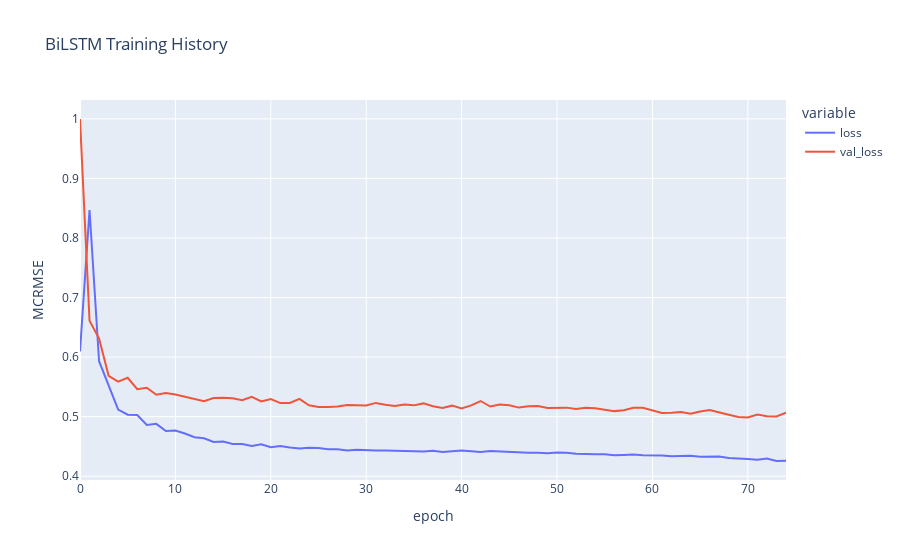

The notebook cell this image was saved under:
### Code cell
fig_bi_lstm = px.line(
    history_bi_lstm.history, 
    y=['loss', 'val_loss'],
    labels={'index': 'epoch', 'value': 'MCRMSE'}, 
    title='BiLSTM Training History'
)
fig_bi_lstm.show()

### Figure 1 — Plotly figure (JSON) as saved in the notebook; plotly's stock layout.template omitted (floating-point values rounded to 4 significant figures)
{"data": [{"hovertemplate": "variable=loss<br>epoch=%{x}<br>MCRMSE=%{y}<extra></extra>", "legendgroup": "loss", "line": {"color": "#636efa", "dash": "solid"}, "mode": "lines", "name": "loss", "orientation": "v", "showlegend": true, "type": "scatter", "x": [0, 1, 2, 3, 4, 5, 6, 7, 8, 9, 10, 11, 12, 13, 14, 15, 16, 17, 18, 19, 20, 21, 22, 23, 24, 25, 26, 27, 28, 29, 30, 31, 32, 33, 34, 35, 36, 37, 38, 39, 40, 41, 42, 43, 44, 45, 46, 47, 48, 49, 50, 51, 52, 53, 54, 55, 56, 57, 58, 59, 60, 61, 62, 63, 64, 65, 66, 67, 68, 69, 70, 71, 72, 73, 74], "xaxis": "x", "y": [0.6095, 0.8469, 0.593, 0.5522, 0.5119, 0.5033, 0.5026, 0.4861, 0.4879, 0.476, 0.4767, 0.4716, 0.4654, 0.4638, 0.4574, 0.4581, 0.4542, 0.4539, 0.4505, 0.4534, 0.4485, 0.4508, 0.448, 0.4465, 0.4477, 0.4474, 0.4454, 0.4453, 0.4432, 0.4445, 0.4435, 0.4431, 0.443, 0.4426, 0.4431, 0.4415, 0.4415, 0.4427, 0.4406, 0.4418, 0.4431, 0.442, 0.4407, 0.4423, 0.4414, 0.4403, 0.4394, 0.4395, 0.4394, 0.4386, 0.4398, 0.4395, 0.4378, 0.437, 0.437, 0.4369, 0.4354, 0.4356, 0.4362, 0.4351, 0.4351, 0.4349, 0.4336, 0.4346, 0.4345, 0.4328, 0.4324, 0.4329, 0.4307, 0.4303, 0.4289, 0.4276, 0.4295, 0.4255, 0.4261], "yaxis": "y"}, {"hovertemplate": "variable=val_loss<br>epoch=%{x}<br>MCRMSE=%{y}<extra></extra>", "legendgroup": "val_loss", "line": {"color": "#EF553B", "dash": "solid"}, "mode": "lines", "name": "val_loss", "orientation": "v", "showlegend": true, "type": "scatter", "x": [0, 1, 2, 3, 4, 5, 6, 7, 8, 9, 10, 11, 12, 13, 14, 15, 16, 17, 18, 19, 20, 21, 22, 23, 24, 25, 26, 27, 28, 29, 30, 31, 32, 33, 34, 35, 36, 37, 38, 39, 40, 41, 42, 43, 44, 45, 46, 47, 48, 49, 50, 51, 52, 53, 54, 55, 56, 57, 58, 59, 60, 61, 62, 63, 64, 65, 66, 67, 68, 69, 70, 71, 72, 73, 74], "xaxis": "x", "y": [0.9998, 0.6611, 0.6311, 0.5685, 0.5588, 0.5653, 0.5462, 0.5486, 0.5367, 0.5396, 0.537, 0.5334, 0.5304, 0.5257, 0.5312, 0.5317, 0.5308, 0.5276, 0.5334, 0.5254, 0.5296, 0.5228, 0.5229, 0.5297, 0.5191, 0.5163, 0.5163, 0.517, 0.5194, 0.5189, 0.5186, 0.523, 0.5199, 0.518, 0.5203, 0.5189, 0.5222, 0.5173, 0.5144, 0.5184, 0.5138, 0.5189, 0.5262, 0.5169, 0.5202, 0.5191, 0.5152, 0.5176, 0.5178, 0.5146, 0.5144, 0.5151, 0.513, 0.5151, 0.5143, 0.512, 0.5093, 0.5107, 0.5148, 0.5148, 0.5108, 0.506, 0.5064, 0.5079, 0.5048, 0.5087, 0.5111, 0.5077, 0.5031, 0.4994, 0.4987, 0.5036, 0.5005, 0.5003, 0.5067], "yaxis": "y"}], "layout": {"autosize": true, "legend": {"title": {"text": "variable"}, "tracegroupgap": 0}, "title": {"text": "BiLSTM Training History"}, "xaxis": {"anchor": "y", "autorange": true, "domain": [0, 1], "range": [0, 74], "title": {"text": "epoch"}, "type": "linear"}, "yaxis": {"anchor": "x", "autorange": true, "domain": [0, 1], "range": [0.3936, 1.032], "title": {"text": "MCRMSE"}, "type": "linear"}}}
